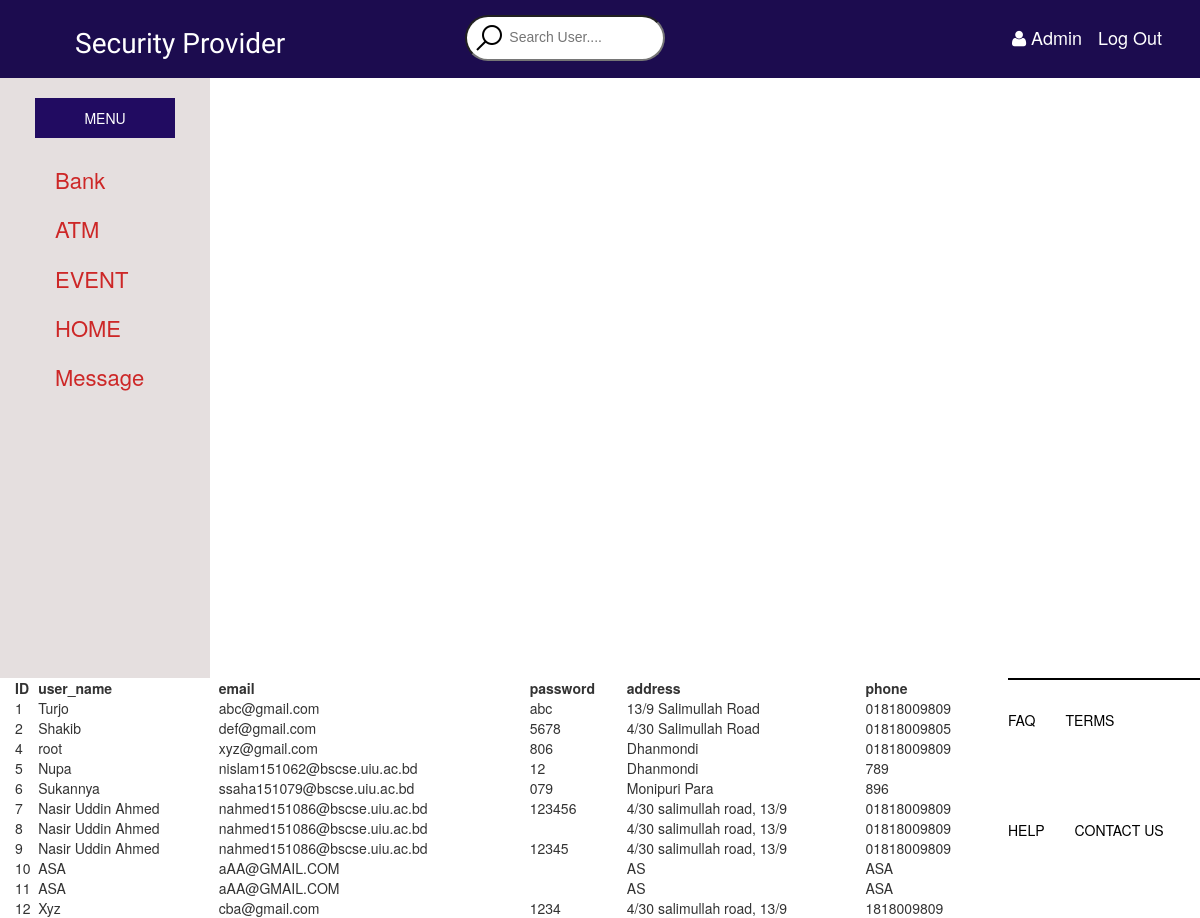
Screenshot of /T_admin.php with the database file from the repository.
### tables this page shows
CREATE TABLE `sign_up` (
  `id` int(11) NOT NULL,
  `user_name` varchar(50) DEFAULT NULL,
  `email` varchar(50) NOT NULL,
  `pass` varchar(50) DEFAULT NULL,
  `address` varchar(255) DEFAULT NULL,
  `phone` varchar(11) DEFAULT NULL
);

### T_admin.php (the view, shortened to what this page needs)
<!DOCTYPE html>
<html>
    <head>
		<link href="css/style.css" rel="stylesheet" type="text/css">
		<link rel="stylesheet" type="text/css" href="css/bootstrap-theme.min.css">
		<link rel="stylesheet" type="text/css" href="css/bootstrap.css">
		<link rel="stylesheet" type="text/css" href="css/bootstrap.min.css">
		<link rel="stylesheet" type="text/css" href="css/main.css">
		<link rel="stylesheet" type="text/css" href="css/normalize.css">
		<link rel="stylesheet" href="font-awesome-4.5.0/css/font-awesome.css">
        <link rel="stylesheet" href="css/bootstrap-datepicker.css" type="text/css">
    </head>
    <body>
		<div class="Topbar_wrapper container-fluid">
		<div class="container-fluid">
			<nav>
			<ul class="menu">
				<li><h1>Security Provider</h1> </li>
			</ul>
			<form action="">
			<li> <input type="text" id="search" class="lll" placeholder="Search User...." onkeyup="admin_search();"></li>
			<div class="log">
			<ul>
			<li><a href=""><i class="fa fa-user"></i> Admin </a></li>
			<li><a href=""> Log Out </a></li>
			</ul>
			</div>
			</form>
			</nav>
			</div>
		</div>
		<div class= "sideber col-sm-3">
		       <section class= "menubar"> MENU </section>
             <div class= "nav">
                <h4><a href="bsr.php"> Bank </a>   </h4>
                <h4><a href="asr.php"> ATM  </a>   </h4>
                <h4><a href="esr.php"> EVENT  </a>  </h4>
                <h4><a href="hsr.php"> HOME  </a>    </h4>
                <h4><a href="mfu.php"> Message  </a></h4>
		</div>
     </div>
	   <div class="main col-sm-9">
	     <table style="width: 100%;">
            <thead>
                <tr>
                    <th>ID</th>
                    <th>user_name</th>
                    <th>email</th>
                    <th>password</th>
                    <th>address</th>
					<th>phone</th>
                </tr>
            </thead>
            <tbody id="tbody">
                <?php
                try {
                    $con = new PDO("mysql:host=localhost;dbname=qw", "root", "");
                    $stmt = "select * from sign_up";
                    $pdostmt = $con->query($stmt);
                    $table = $pdostmt->fetchAll(PDO::FETCH_NUM);
                    foreach ($table as $row) {
                        echo "<tr><td>$row[0]</td><td>$row[1]</td><td>$row[2]</td><td>$row[3]</td><td>$row[4]</td><td>$row[5]</td>";
                    }
                } catch (PDOException $ex) {
                    echo "<tr><td colspan='5' style='text-align:center'>No Data Exists</td></tr>";
                }
                ?>
            </tbody>
        </table>
	   </div>
		<div class="footer" >
             <ul>
                <li> <a href="#"> FAQ </a> </li>
                 <li> <a href="#"> TERMS </a> </li>
                 <li> <a href="#"> HELP </a> </li>
                 <li> <a href="#"> CONTACT US </a></li>
            </ul>
        </div>
    </body>
</html>

### css/style.css (style rules this page uses)
.container-fluid { background-color: #1C0C4F; }
.menu h1 { color: white; font-family: 'Cherry Swash', cursive; font-weight: 500; line-height: 1.1; padding-left: 5px; padding-right: 180px; }
.log ul { list-style: none; padding-left: 35px; padding-top: 15px; padding-bottom: 15px; margin: 0; float: right; font-size: 18px; }
.log ul li { display: inline-block; margin-left: auto; }
.log ul li a { text-decoration: none; padding: 8px; margin: 0; border-bottom: none; color: white; }
li { list-style: none; float: left; }
input[type=text] { background-image: url(../img/icons8-search-32.png); background-repeat: no-repeat; background-position: 6px; padding: 12px 20px 14px 42px; border-radius: 25px; margin-top: 5px; outline: none; width: 200px; -webkit-transition:width 0.7s ease-in-out; -moz-transition:width 0.7s ease-in-out; -ms-transition:width 0.7s ease-in-out; -o-transition:width 0.7s ease-in-out; transition: width 0.7s ease-in-out; }
.footer { margin-left: 600px; }
.footer ul li { list-style: none; margin-top: 20px; margin-bottom: 70px; }
.footer li a { text-decoration: none; color: black; margin-right: 30px; font-weight: 500px; }

### css/main.css (style rules this page uses)
html { color: #222; font-size: 1em; line-height: 1.4; }

### T_admin.php (style rules this page uses)
.container-fluid { background-color: #1C0C4F; }
.menu h1 { color: white; font-family: 'Cherry Swash', cursive; font-weight: 500; line-height: 1.1; padding-left: 5px; padding-right: 180px; }
.log ul { list-style: none; padding-left: 35px; padding-top: 15px; padding-bottom: 15px; margin: 0; float: right; font-size: 18px; }
.log ul li { display: inline-block; margin-left: auto; }
.log ul li a { text-decoration: none; padding: 8px; margin: 0; border-bottom: none; color: white; }
li { float: left; }
.lll { background-image: url(../img/icons8-search-32.png); background-repeat: no-repeat; background-position: 6px; padding: 12px 20px 14px 42px; border-radius: 25px; margin-top: 5px; outline: none; width: 200px; -webkit-transition:width 0.7s ease-in-out; -moz-transition:width 0.7s ease-in-out; -ms-transition:width 0.7s ease-in-out; -o-transition:width 0.7s ease-in-out; transition: width 0.7s ease-in-out; }
.sideber { float: left; background: #E5DFDF; width:210px; height: 600px; }
.menubar { background: #210B61; color: #fff; margin:20px; padding: 10px; text-align:center; }
.nav h4 { font-size: 22px; padding-bottom:15px; padding-left: 40px; }
.nav h4 a { text-decoration: none; color: #CD2727; }
.main { float: left; background: #fff; width: 84%; }
.footer { margin-left: 600px; }
.footer ul li { list-style: none; margin-top: 20px; margin-bottom: 70px; }
.footer li a { text-decoration: none; color: black; margin-right: 30px; font-weight: 500px; }

### rows the page displays
sign_up: id "1", user_name "Turjo", email "abc@gmail.com", pass "abc", address "13/9 Salimullah Road", phone "01818009809"
sign_up: id "2", user_name "Shakib", email "def@gmail.com", pass "5678", address "4/30 Salimullah Road", phone "01818009805"
sign_up: id "4", user_name "root", email "xyz@gmail.com", pass "806", address "Dhanmondi", phone "01818009809"
sign_up: id "5", user_name "Nupa", email "nislam151062@bscse.uiu.ac.bd", pass "12", address "Dhanmondi", phone "789"
sign_up: id "6", user_name "Sukannya", email "ssaha151079@bscse.uiu.ac.bd", pass "079", address "Monipuri Para", phone "896"
sign_up: id "7", user_name "Nasir Uddin Ahmed", email "nahmed151086@bscse.uiu.ac.bd", pass "123456", address "4/30 salimullah road, 13/9", phone "01818009809"
sign_up: id "8", user_name "Nasir Uddin Ahmed", email "nahmed151086@bscse.uiu.ac.bd", address "4/30 salimullah road, 13/9", phone "01818009809"
sign_up: id "9", user_name "Nasir Uddin Ahmed", email "nahmed151086@bscse.uiu.ac.bd", pass "12345", address "4/30 salimullah road, 13/9", phone "01818009809"
sign_up: id "10", user_name "ASA", email "aAA@GMAIL.COM", address "AS", phone "ASA"
sign_up: id "11", user_name "ASA", email "aAA@GMAIL.COM", address "AS", phone "ASA"
sign_up: id "12", user_name "Xyz", email "cba@gmail.com", pass "1234", address "4/30 salimullah road, 13/9", phone "1818009809"
